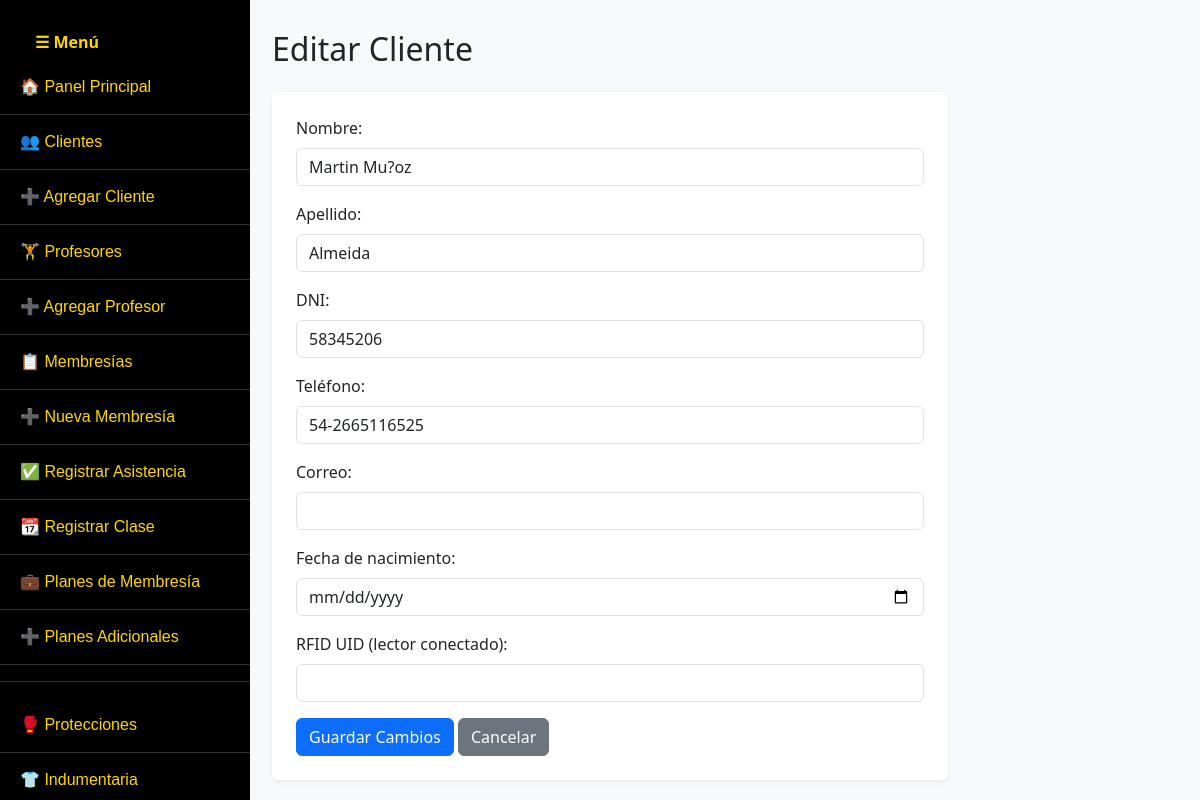
Screenshot of /gymfight/editar_cliente.php?id=275 with the database file from the repository.
### tables this page shows
CREATE TABLE `clientes` (
  `id` int(11) NOT NULL,
  `nombre` varchar(100) NOT NULL,
  `apellido` varchar(100) NOT NULL,
  `dni` varchar(20) NOT NULL,
  `telefono` varchar(20) DEFAULT NULL,
  `correo` varchar(100) DEFAULT NULL,
  `fecha_nacimiento` date DEFAULT NULL,
  `fecha_ingreso` date DEFAULT NULL,
  `email` varchar(100) DEFAULT NULL,
  `rfid_uid` varchar(100) DEFAULT NULL,
  `tarjeta_rfid` varchar(50) DEFAULT NULL,
  `estado` varchar(20) NOT NULL DEFAULT 'Activo',
  `fecha_vencimiento` date DEFAULT NULL,
  `dias_restantes` int(11) DEFAULT 0,
  `dias_disponibles` int(11) DEFAULT 0
);

### gymfight/editar_cliente.php (the view, shortened to what this page needs)
<?php
include 'conexion.php';
include 'menu.php';
$id = (int) $_GET['id'];
$resultado = $conexion->query("SELECT * FROM clientes WHERE id = $id");
$cliente = $resultado->fetch_assoc();
?>
<!DOCTYPE html>
<html lang="es">
<head>
  <link href="https://cdn.jsdelivr.net/npm/bootstrap@5.3.0/dist/css/bootstrap.min.css" rel="stylesheet">
</head>
<body class="bg-light">
<div class="container">
  <h2 class="mb-4">Editar Cliente</h2>
  <form method="POST" class="bg-white p-4 rounded shadow-sm">
    <div class="mb-3">
      <label for="nombre" class="form-label">Nombre:</label>
      <input type="text" name="nombre" id="nombre" class="form-control" value="<?= htmlspecialchars($cliente['nombre']) ?>" required>
    </div>
    <div class="mb-3">
      <label for="apellido" class="form-label">Apellido:</label>
      <input type="text" name="apellido" id="apellido" class="form-control" value="<?= htmlspecialchars($cliente['apellido']) ?>" required>
    </div>
    <div class="mb-3">
      <label for="dni" class="form-label">DNI:</label>
      <input type="text" name="dni" id="dni" class="form-control" value="<?= htmlspecialchars($cliente['dni']) ?>" required>
    </div>
    <div class="mb-3">
      <label for="telefono" class="form-label">Teléfono:</label>
      <input type="text" name="telefono" id="telefono" class="form-control" value="<?= htmlspecialchars($cliente['telefono']) ?>">
    </div>
    <div class="mb-3">
      <label for="correo" class="form-label">Correo:</label>
      <input type="email" name="correo" id="correo" class="form-control" value="<?= htmlspecialchars($cliente['correo']) ?>">
    </div>
    <div class="mb-3">
      <label for="fecha_nacimiento" class="form-label">Fecha de nacimiento:</label>
      <input type="date" name="fecha_nacimiento" id="fecha_nacimiento" class="form-control" value="<?= $cliente['fecha_nacimiento'] ?>">
    </div>
    <div class="mb-3">
      <label for="rfid_uid" class="form-label">RFID UID (lector conectado):</label>
      <input type="text" name="rfid_uid" id="rfid_uid" class="form-control" value="<?= htmlspecialchars($cliente['rfid_uid']) ?>" required>
    </div>
    <button type="submit" class="btn btn-primary">Guardar Cambios</button>
    <a href="clientes.php" class="btn btn-secondary">Cancelar</a>
  </form>
</div>
</body>
</html>

### gymfight/menu.php (style rules this page uses)
body { margin: 0; padding: 0; }

### gymfight/editar_cliente.php (style rules this page uses)
.container { margin-left: 260px; padding-top: 30px; max-width: 700px; }

### rows the page displays
clientes: nombre "Martin Mu?oz", apellido "Almeida", dni "58345206", telefono "54-2665116525"
